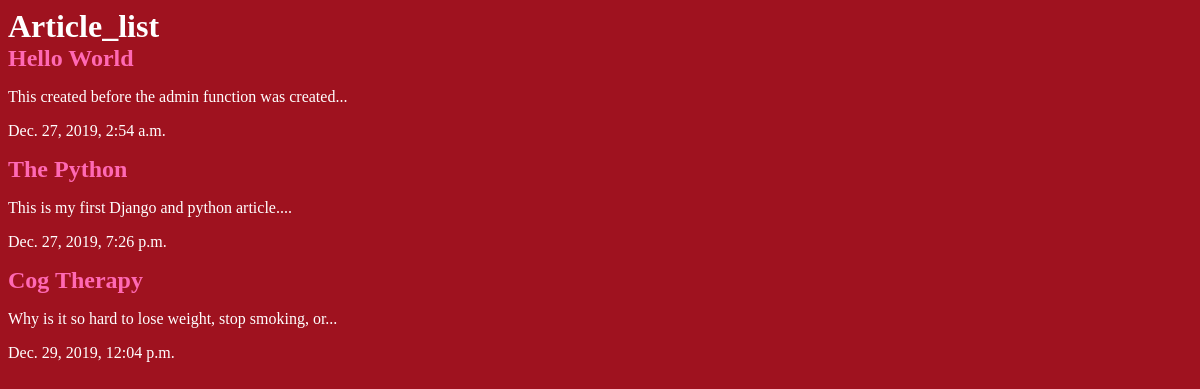
The app's page /articles/ with its own data.
### articles/models.py (models this page shows, shortened)
class Article(models.Model):
	title = models.CharField(max_length=100)
	slug = models.SlugField()
	body = models.TextField()
	date = models.DateTimeField(auto_now_add=True)
	thumb = models.ImageField(default='default.png', blank=True)
	def snippet(self):
		return self.body[:50] + '...'

### articles/views.py (the view)
def article_list(request):
	articles = Article.objects.all()
	return render(request,'articles/article_list.html', {'articles': articles})

### articles/templates/articles/article_list.html
{% extends 'base_layout.html' %}
{%block content%}
		<h1>Article_list</h1>
			<div class="articles">
				{% for article in articles %}
					<div class="article">
						<h2><a href="#">{{article.title}}</a></h2>
						<p>{{article.snippet}}</p>
						<p>{{article.date}}</p>
					 </div>
				 {% endfor %}
			</div>
	{% endblock %}

### mysite/templates/base_layout.html (shortened to what this page needs)
{% load static %}
<!DOCTYPE html>
<html>
	<head>
		<link rel="stylesheet" href="{% static 'styles.css'%}">
	</head>
	<body>
		<div class="wrapper">
			{% block content %}
			{% endblock %}
		</div>
	</body>
</html>

### assets/styles.css (style rules this page uses)
body { background-color: #9f121f; background-image: url(/static/stars.png); color:#fff; }
body * { font-family: Ubuntu; }
h1,h2,h3,h4,h5 { font-weight: :normal; margin: 0; }
a, a:hover, a:visited { color: #fff; text-decoration: none; }
a { color: hotpink; }

### records on screen
Article: title "Hello World", snippet "This created before the admin function was created...", date "Dec. 27, 2019, 2:54 a.m."
Article: title "The Python", snippet "This is my first Django and python article....", date "Dec. 27, 2019, 7:26 p.m."
Article: title "Cog Therapy", snippet "Why is it so hard to lose weight, stop smoking, or...", date "Dec. 29, 2019, 12:04 p.m."
